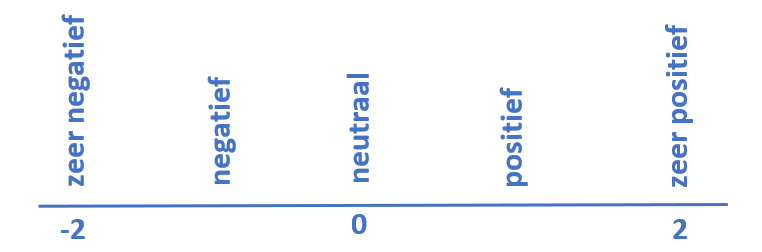
#> input picture hfst_8/objectdetectie/YOLOdataset/test_afb2.png, 762 x 252 px, found by its file name; its folder holds only this picture in this run
$ python fotoblur.py
#> lines starting #> are read from the running program, lines starting #| are printed output that depends on the picture
import os, cv2

# Inladen alle bestanden in deze folder.
folder_pad    = r"YOLOdataset"
folder_inhoud = os.listdir(folder_pad)

# Overloop alle afbeeldingen in folder.
for index, bestand in enumerate(folder_inhoud):
    if (".png" in bestand) or (".jpg" in bestand): # We werken enkel met png- of jpg-bestanden.

        # Inladen afbeelding
        bestand_pad    = f"{folder_pad}/{bestand}"
        naam, extensie = os.path.splitext(bestand)
        afbeelding     = cv2.imread(bestand_pad)
#> afbeelding is the input picture: shape (252, 762, 3); mean B, G, R 252.4, 248.8, 246.8

        # Roteer afbeelding + opslaan.
        bestand_rotate = cv2.rotate(afbeelding, cv2.ROTATE_180)
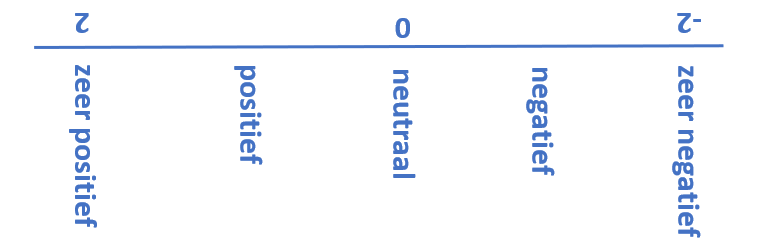
#> bestand_rotate: shape (252, 762, 3); mean B, G, R 252.4, 248.8, 246.8
        cv2.imwrite(filename=f'YOLOdataset/test/{naam}_rotate.{extensie}', img=bestand_rotate)
        # Spiegel afbeelding + opslaan.
        bestand_flip = cv2.flip(afbeelding, 0)
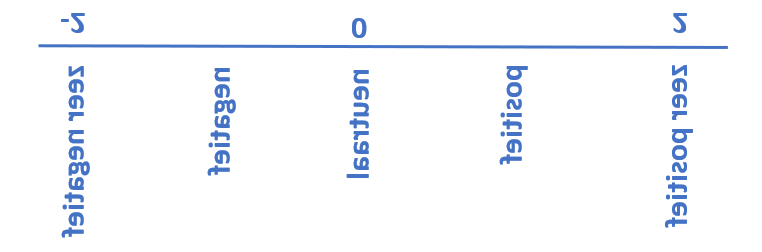
#> bestand_flip: shape (252, 762, 3); mean B, G, R 252.4, 248.8, 246.8
        cv2.imwrite(filename=f'YOLOdataset/test/{naam}_flip.{extensie}', img=bestand_flip)

        # Filter afbeelding (liefst wazig maken) + opslaan.
        bestand_blur = cv2.blur(afbeelding, (200,200))
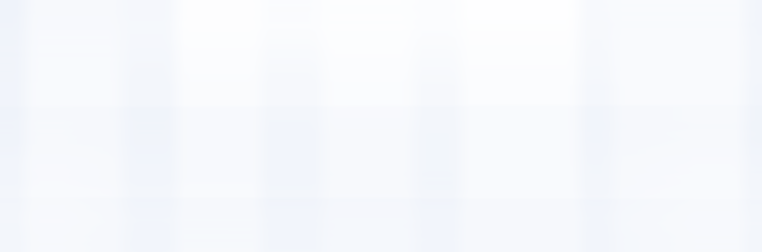
#> bestand_blur: shape (252, 762, 3); mean B, G, R 252.4, 248.8, 246.8
        cv2.imwrite(filename=f'YOLOdataset/test/{naam}_blur.{extensie}', img=bestand_blur)
